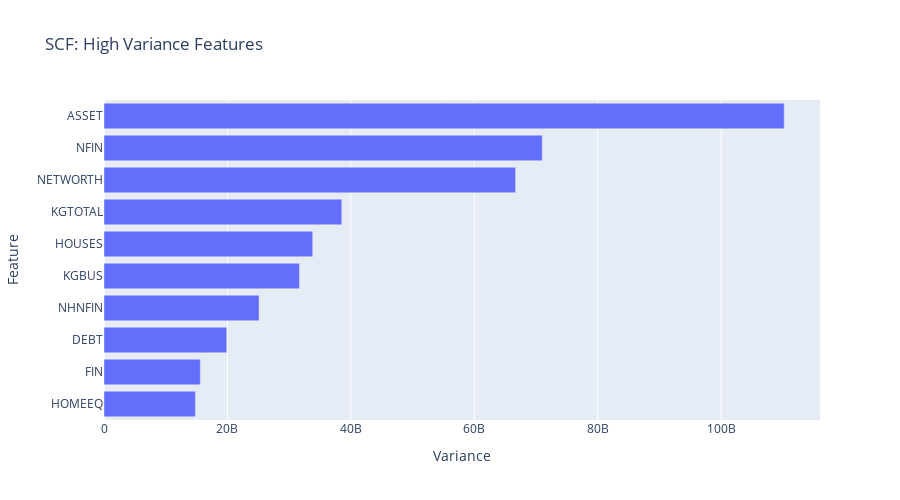

Here is the notebook cell this chart was saved with:
### Code cell
fig = px.bar(
    
    x=top_ten_var,
    y=top_ten_var.index,
    title= "SCF: High Variance Features"

)
fig.update_layout(xaxis_title="Variance",yaxis_title="Feature", height = 500)

fig.show()

### Figure 1 — Plotly figure (JSON) as saved in the notebook; plotly's stock layout.template omitted (floating-point values rounded to 4 significant figures)
{"data": [{"alignmentgroup": "True", "hovertemplate": "x=%{x}<br>y=%{y}<extra></extra>", "legendgroup": "", "marker": {"color": "#636efa", "pattern": {"shape": ""}}, "name": "", "offsetgroup": "", "orientation": "h", "showlegend": false, "textposition": "auto", "type": "bar", "x": [14820000000.0, 15610000000.0, 19890000000.0, 25130000000.0, 31670000000.0, 33820000000.0, 38530000000.0, 66710000000.0, 71030000000.0, 110200000000.0], "xaxis": "x", "y": ["HOMEEQ", "FIN", "DEBT", "NHNFIN", "KGBUS", "HOUSES", "KGTOTAL", "NETWORTH", "NFIN", "ASSET"], "yaxis": "y"}], "layout": {"barmode": "relative", "height": 500, "legend": {"tracegroupgap": 0}, "title": {"text": "SCF: High Variance Features"}, "xaxis": {"anchor": "y", "domain": [0, 1], "title": {"text": "Variance"}}, "yaxis": {"anchor": "x", "domain": [0, 1], "title": {"text": "Feature"}}}}
